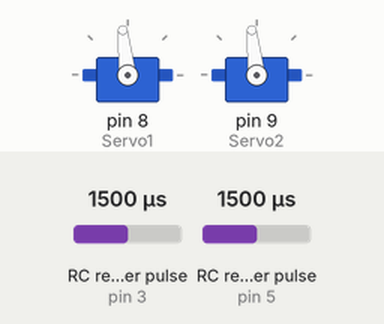
A sketch run on a simulated Arduino Uno, built with avr-gcc and run on an emulated ATmega328P. Parts: 2 × servo. Wiring (inferred from the names in the program): 2 × RC receiver channel: data pin 3 / data pin 5. The inputs (shaded band) are chosen by the test bench; at power-on: RC receiver pulse (sensors on pin 3, pin 5) 1500 µs.

Above: at 1.2 s.
1.3 s: RC receiver pulse (sensor on pin 3) set to 1020 µs
At 1.6 s:
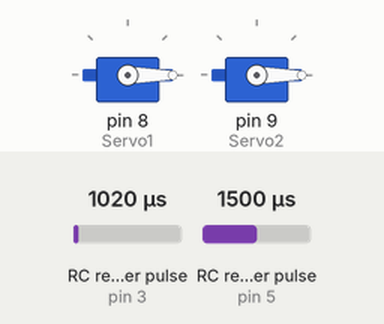
2.8 s: RC receiver pulse (sensor on pin 3) set to 1250 µs
At 3.9 s:
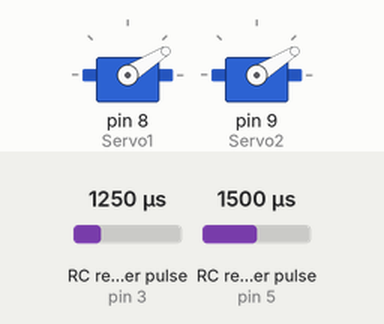
4.3 s: RC receiver pulse (sensor on pin 3) set to 1750 µs
At 5.1 s:
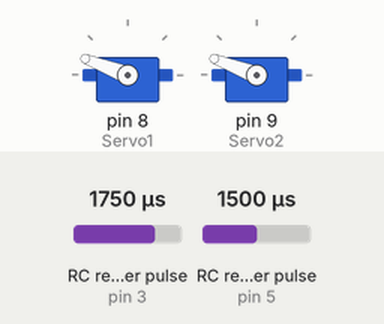
5.8 s: RC receiver pulse (sensor on pin 3) set to 1980 µs
At 6.2 s:
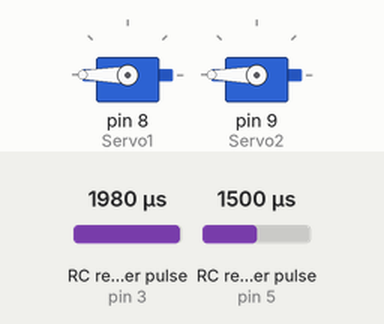
7.3 s: RC receiver pulse (sensor on pin 3) set to 1500 µs
At 8.5 s:
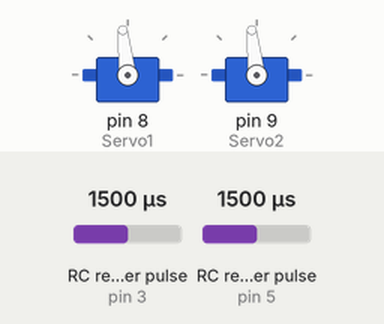
8.8 s: RC receiver pulse (sensor on pin 3) set to 1074 µs
At 9.7 s:
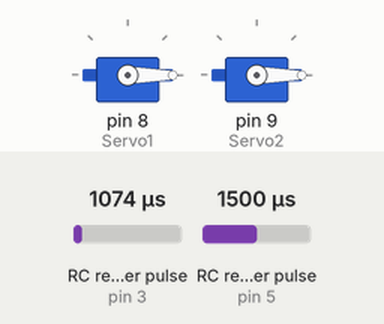
Timing chart, 0 to 11.3 s (numbered marks = the images above; inputs shaded):
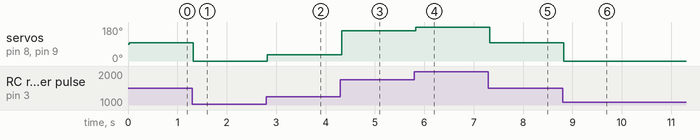

Measured:
- after the input at 1.3 s, servo on pin 8 (Servo1), servo on pin 9 (Servo2): 96° → 0° at once
- after the input at 2.8 s, servo on pin 8 (Servo1), servo on pin 9 (Servo2): 0° → 32° at once
- after the input at 4.3 s, servo on pin 8 (Servo1), servo on pin 9 (Servo2): 32° → 159° at once
- after the input at 5.8 s, servo on pin 8 (Servo1), servo on pin 9 (Servo2): 159° → 180° at once
- after the input at 7.3 s, servo on pin 8 (Servo1), servo on pin 9 (Servo2): 180° → 96° at once
- after the input at 8.8 s, servo on pin 8 (Servo1), servo on pin 9 (Servo2): 96° → 0° at once

The sketch:

HighTorqueMotorControl.ino
```cpp
#include <Servo.h>
Servo myservo;

int value = 0;
int value_convert = 0;

// Servo objects
Servo Servo1; // Left Wing
Servo Servo2; // Right Wing
int servoMin = 700;
int servoMax = 2294;

int servo1Input = 0;
int servo2Input = 0;

// Reciever pins
const int ch2Pin = 3;
const int ch4Pin = 5;

unsigned long ch2Val;
unsigned long ch2Min = 1084;
unsigned long ch2Max = 1893;


unsigned long ch4Val;
unsigned long ch4Min = 1207;
unsigned long ch4Max = 2000;


void setup() {
  Serial.begin(9600);

  // Attaches servos (output) on pins 11 and 12
  Servo1.attach(8);
  Servo2.attach(9);

  // Sets type of input pins to INPUT
  pinMode(ch2Pin, INPUT);
  pinMode(ch4Pin, INPUT);
}

void loop() {
  // Read the pulse width for each channel
  ch2Val = pulseIn(ch2Pin, HIGH);
  ch4Val = pulseIn(ch4Pin, HIGH);

  constrain(ch2Val, ch2Min+100, ch2Max-100);
  constrain(ch4Val, ch4Min+100, ch4Max-100);

  servo1Input = map(ch2Val, ch2Min+100, ch2Max-100, servoMin, servoMax);
  servo2Input = map(ch2Val, ch2Min+100, ch2Max-100, servoMin, servoMax);

  Servo1.writeMicroseconds(servo1Input);
  Servo2.writeMicroseconds(servo2Input);
}
```
